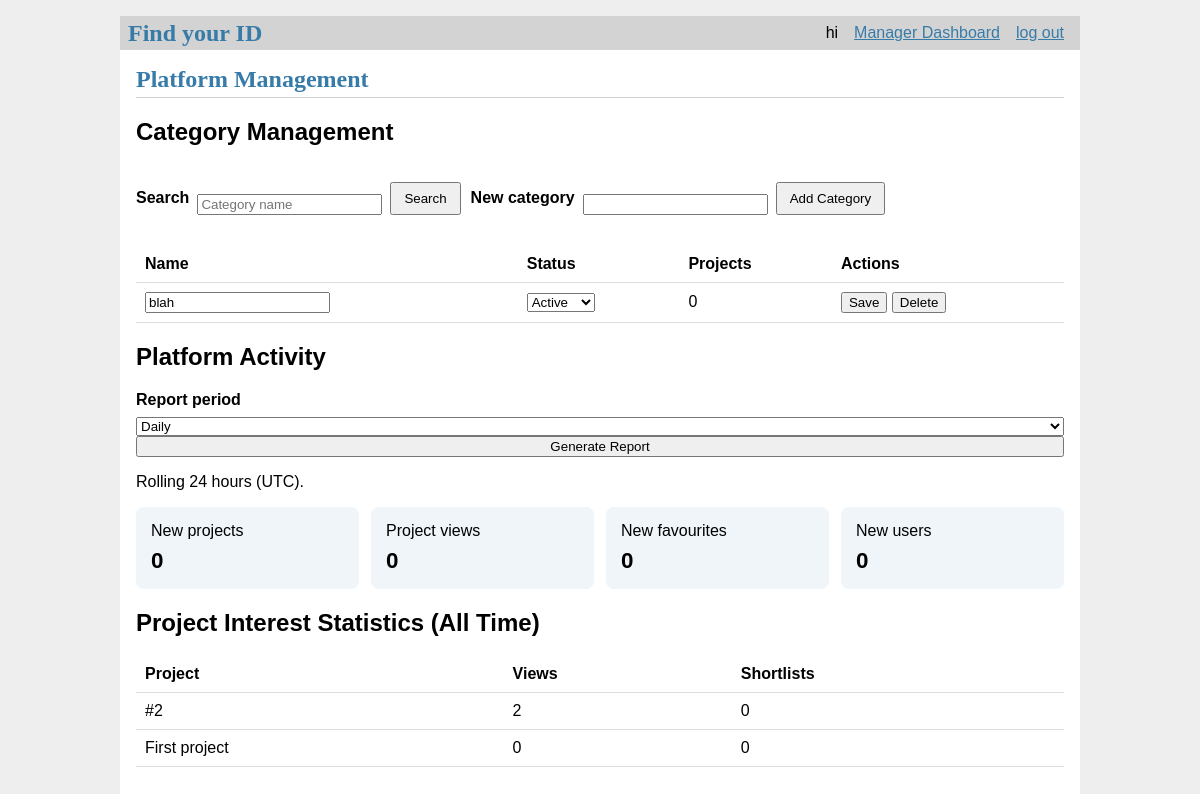
Before: /platform/ (signed in) with the older database file.
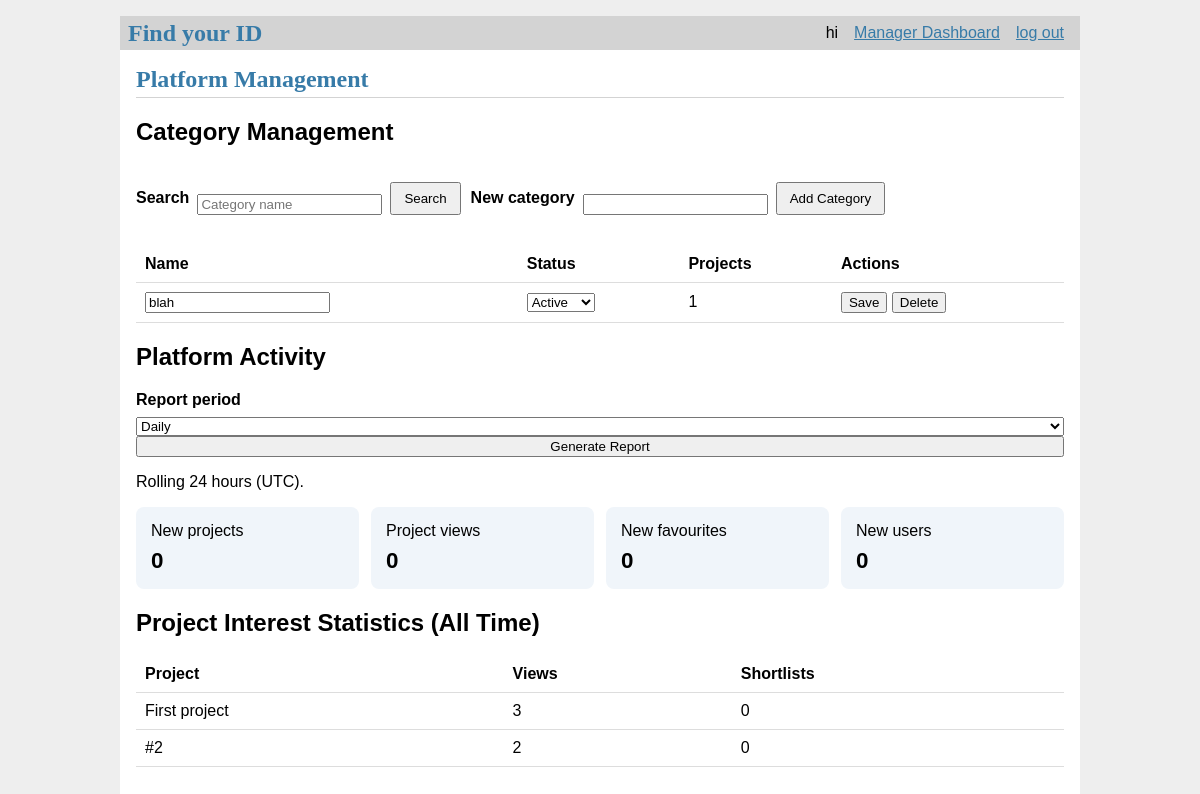
After: the same page with the newer database file.
### tables this page shows
CREATE TABLE category(
    id integer primary key autoincrement,
    name text unique not null,
    active integer not null default 1
);

CREATE TABLE idp(
    id integer primary key autoincrement,
    designer_id integer not null,
    category_id integer,
    title text not null,
    houseType text not null, 
    description text,
    status text not null default 'completed'
        check (status in ('ongoing', 'completed')),
    created timestamp not null default current_timestamp,
    foreign key (designer_id) references designer (userID),
    foreign key (category_id) references category (id)
);

### myfirstapp/boundaries/platform.py (the view)
@bp.route('/')
@login_required
@platform_required
def dashboard():
    period = request.args.get('period', 'daily')
    if period not in ('daily', 'weekly', 'monthly'):
        abort(400)
    ctrl = controller()
    return render_template('platform/dashboard.html', categories=ctrl.categories(request.args.get('q', '')),
                           q=request.args.get('q', ''), period=period,
                           summary=ctrl.report(period), interest=ctrl.interest())

### myfirstapp/boundaries/auth.py (called while the page is built)
@bp.before_app_request
def load_logged_in_user():
    user_id = session.get('user_id')
    if user_id is None:
        g.user = None
    else:
        g.user = Users.get_info(user_id) #query to store data in g.user

def login_required(view):
    @functools.wraps(view)
    def wrapped_view(**kwargs):
        if g.user is None:
            return redirect(url_for('auth.login'))
        return view (**kwargs)
    return wrapped_view

### myfirstapp/boundaries/platform.py (called while the page is built)
def platform_required(view):
    @functools.wraps(view)
    def wrapper(**kwargs):
        if g.user['Usertype'] != 'platform':
            abort(403)
        return view(**kwargs)
    return wrapper

def controller():
    return PlatformController()

### myfirstapp/controller/platform_controller.py (called while the page is built)
    def categories(self, search=''):
        return Category.find_all((search or '').strip())

    def report(self, period):
        if period not in ('daily', 'weekly', 'monthly'):
            raise ValidationError('Invalid report period.')
        return PlatformReport.overview(period)

    def interest(self):
        return PlatformReport.interest()

### myfirstapp/entities/user.py (called while the page is built)
    @staticmethod
    def get_info(id):
        return get_db().execute('SELECT * FROM user WHERE id = ?', (id,)).fetchone()

### myfirstapp/templates/platform/dashboard.html (shortened to what this page needs)
{% extends 'base.html' %}
{% block header %}<h1>{% block title %}Platform Management{% endblock %}</h1>{% endblock %}
{% block content %}
<h2>Category Management</h2>
<div class="manager-tools">
  <form method="get" action="{{ url_for('platform.dashboard') }}">
    <label for="q">Search</label><input id="q" name="q" value="{{ q }}" placeholder="Category name">
    <button type="submit">Search</button>
  </form>
  <form method="post" action="{{ url_for('platform.add_category') }}">
    <label for="category-name">New category</label>
    <input id="category-name" name="name" maxlength="80" required>
    <button type="submit">Add Category</button>
  </form>
</div>
<table class="manager-table">
  <thead><tr><th>Name</th><th>Status</th><th>Projects</th><th>Actions</th></tr></thead>
  <tbody>
  {% for category in categories %}
    <tr><td>
      <form id="edit-{{ category['id'] }}" method="post" action="{{ url_for('platform.edit_category', category_id=category['id']) }}">
        <input aria-label="Category name" name="name" maxlength="80" value="{{ category['name'] }}" required>
      </form>
    </td><td>
      <select aria-label="Category status" name="active" form="edit-{{ category['id'] }}">
        <option value="1" {% if category['active'] %}selected{% endif %}>Active</option>
      </select>
    </td><td>{{ category['project_count'] }}</td><td>
      <button type="submit" form="edit-{{ category['id'] }}">Save</button>
      <form method="post" action="{{ url_for('platform.delete_category', category_id=category['id']) }}" onsubmit="return confirm('Delete this category?');">
        <button type="submit">Delete</button>
      </form>
    </td></tr>
  {% else %}<tr><td colspan="4">No matching categories.</td></tr>{% endfor %}
  </tbody>
</table>
<h2>Platform Activity</h2>
<form method="get" action="{{ url_for('platform.dashboard') }}">
  <label for="period">Report period</label>
  <select id="period" name="period">
    {% for option in ('daily', 'weekly', 'monthly') %}
      <option value="{{ option }}" {% if option == period %}selected{% endif %}>{{ option|capitalize }}</option>
    {% endfor %}
  </select>
  <button type="submit">Generate Report</button>
</form>
<p>Rolling {{ {'daily':'24 hours', 'weekly':'7 days', 'monthly':'1 month'}[period] }} (UTC).</p>
<div class="manager-stats">
  <div class="manager-stat">New projects<strong>{{ summary['projects'] }}</strong></div>
  <div class="manager-stat">Project views<strong>{{ summary['views'] }}</strong></div>
  <div class="manager-stat">New favourites<strong>{{ summary['favourites'] }}</strong></div>
  <div class="manager-stat">New users<strong>{{ summary['users'] }}</strong></div>
</div>
<h2>Project Interest Statistics (All Time)</h2>
<table class="manager-table">
  <thead><tr><th>Project</th><th>Views</th><th>Shortlists</th></tr></thead>
  <tbody>{% for project in interest %}
    <tr><td>{{ project['title'] }}</td><td>{{ project['views'] }}</td><td>{{ project['favourites'] }}</td></tr>
  {% else %}<tr><td colspan="3">No projects available.</td></tr>{% endfor %}</tbody>
</table>
{% endblock %}

Changed rows visible on the page:
computed for category "blah": project_count "0" → "1"
changed idp "First project": views "0" → "3"; moves up the list
